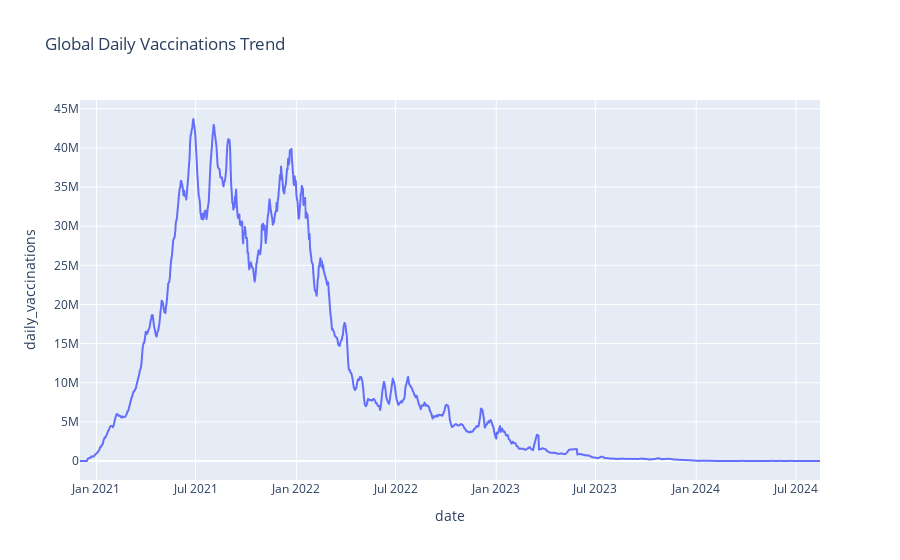

Notebook code for this chart:
### Markdown cell above
## 3. Exploratory Data Analysis (EDA)

### Code cell
# Daily Vaccinations Trend (Worldwide)
world_df = df[df['location'] == 'World']
fig = px.line(world_df, x='date', y='daily_vaccinations', title='Global Daily Vaccinations Trend')
fig.show()

### Figure 1 — Plotly figure (JSON) as saved in the notebook; plotly's stock layout.template omitted (floating-point values rounded to 4 significant figures; data arrays with more than 128 entries replaced by an {"elided": "..."} marker saying what was removed)
{"data": [{"hovertemplate": "date=%{x}<br>daily_vaccinations=%{y}<extra></extra>", "legendgroup": "", "line": {"color": "#636efa", "dash": "solid"}, "marker": {"symbol": "circle"}, "mode": "lines", "name": "", "showlegend": false, "type": "scattergl", "x": {"elided": "1352 str values"}, "xaxis": "x", "y": {"elided": "1352 float values"}, "yaxis": "y"}], "layout": {"legend": {"tracegroupgap": 0}, "title": {"text": "Global Daily Vaccinations Trend"}, "xaxis": {"anchor": "y", "domain": [0, 1], "title": {"text": "date"}}, "yaxis": {"anchor": "x", "domain": [0, 1], "title": {"text": "daily_vaccinations"}}}}
